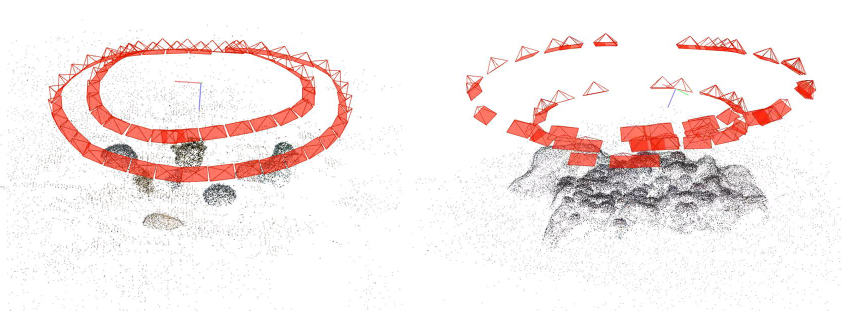
#> input picture imgs/Datasets.jpg, 1683 x 621 px (shown at 1/2 size); its folder holds only this picture in this run
$ python -i simulate_underwater_images.py   (imports and definitions only)
#> lines starting #> are read from the running program, lines starting #| are printed output that depends on the picture
import os
from tqdm import tqdm
import numpy as np
import cv2

def func(img, depth=1, blue_tint=0.2):

    def color_attenuation(img, depth):
        attenuation = np.array([0.9, 0.8 * depth, 0.6 * depth])
        attenuated = img * attenuation
        return np.clip(attenuated, 0, 255).astype(np.uint8)

    def add_particles(image, num_particles=2000, particle_size_range=(1, 8), brightness_range=(200, 255)):
        h, w = image.shape[:2]
        particles_layer = np.zeros((h, w), dtype=np.uint8)
        for _ in range(num_particles):
            x = np.random.randint(0, w)
            y = np.random.randint(0, h)
            size = np.random.randint(particle_size_range[0], particle_size_range[1])
            brightness = np.random.randint(brightness_range[0], brightness_range[1])
            cv2.circle(particles_layer, (x, y), size, brightness, -1)
        particles_layer = cv2.GaussianBlur(particles_layer, (5, 5), 0)
        particles_colored = cv2.merge([particles_layer] * 3)
        particles_overlay = cv2.addWeighted(image, 1.0, particles_colored, 0.2, 0)
        return particles_overlay

    def add_haze(img, intensity=0.8):
        haze = cv2.GaussianBlur(img, (15, 15), 3)
        return cv2.addWeighted(img, 1 - intensity, haze, intensity, 0)

    def create_vignette(image, strength=0.5):
        rows, cols = image.shape[:2]
        kernel_x = cv2.getGaussianKernel(cols, cols)
        kernel_y = cv2.getGaussianKernel(rows, rows)
        kernel = kernel_y * kernel_x.T
        mask = 255 * kernel / np.linalg.norm(kernel)
        vignette = np.copy(image)
        for i in range(3):
            vignette[:,:,i] = vignette[:,:,i] * (1 - strength * (1 - mask / 255))
        return vignette

    img = color_attenuation(img, depth)
    blue_channel = img[:,:,0]
    img[:,:,0] = np.clip(blue_channel + blue_channel * blue_tint, 0, 255).astype(np.uint8)
    img = add_haze(img)
    img = add_particles(img)

    return img


# [12 lines not run here, left out]

>>> import cv2
>>> picture = cv2.imread('imgs/Datasets.jpg')
#> picture is the input picture: shape (621, 1683, 3); mean B, G, R 233.4, 234.7, 245.6
>>> result = func(picture)
#> in color_attenuation, `attenuated = img * attenuation`:
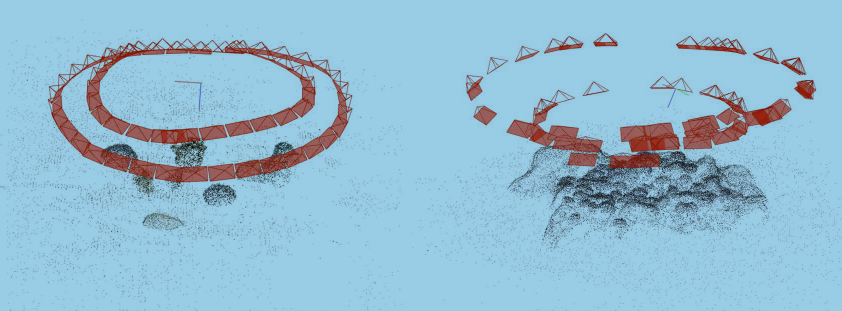
#> attenuated: shape (621, 1683, 3) float64 (shown at 1/2 size); mean B, G, R 210, 187.7, 147.4
#> in func, `blue_channel = img[:,:,0]`:
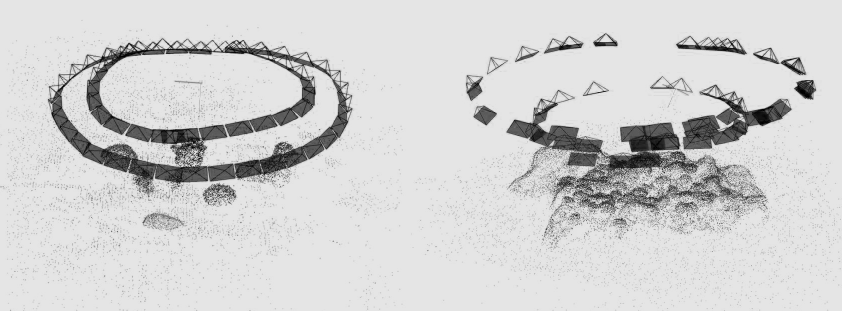
#> blue_channel: shape (621, 1683) (shown at 1/2 size); min 0, max 229, mean 209.5
#> in func, `img[:,:,0] = np.clip(blue_channel + blue_channel * blue_tint, 0, 255)...`:
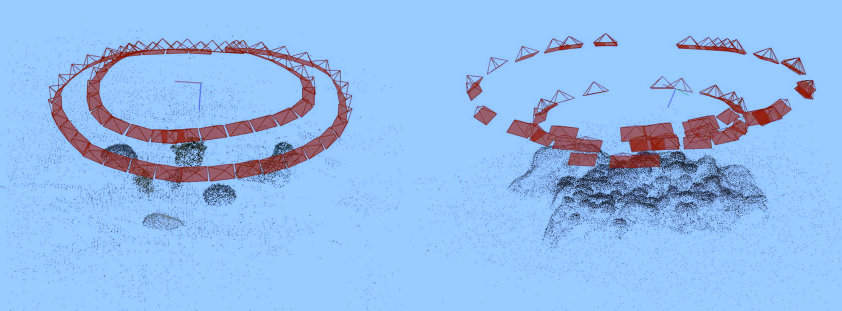
#> img: shape (621, 1683, 3) (shown at 1/2 size); mean of channels 0, 1, 2 236.2, 187.6, 147.2; drawn as B, G, R
#> in add_haze, `haze = cv2.GaussianBlur(img, (15, 15), 3)`:
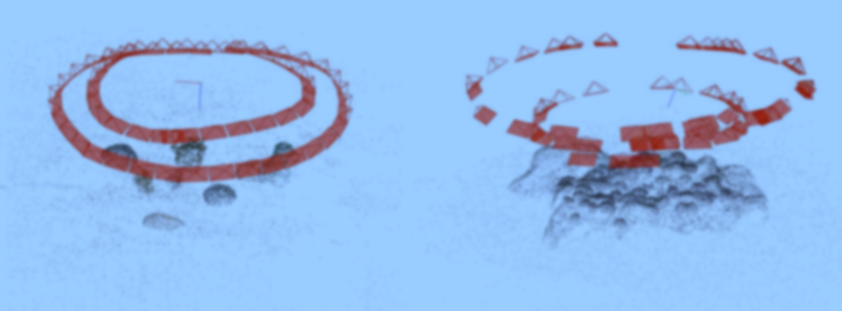
#> haze: shape (621, 1683, 3) (shown at 1/2 size); mean of channels 0, 1, 2 236.2, 187.6, 147.2; drawn as B, G, R
#> after the loop in add_particles, `for _ in range(num_particles):`:
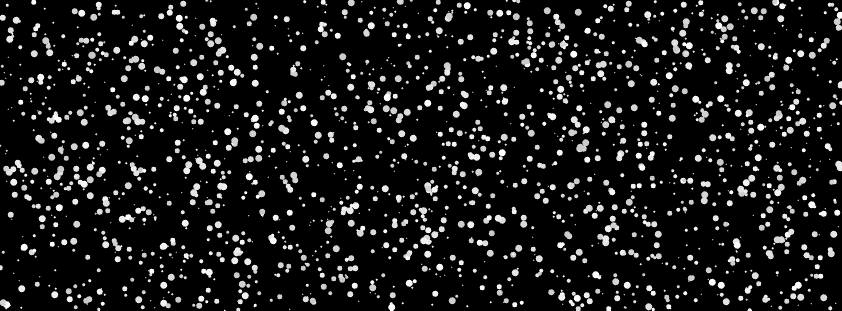
#> particles_layer: shape (621, 1683) (shown at 1/2 size); min 0, max 254, mean 25.4
#> in add_particles, `particles_overlay = cv2.addWeighted(image, 1.0, particles_colored, 0.2..`:
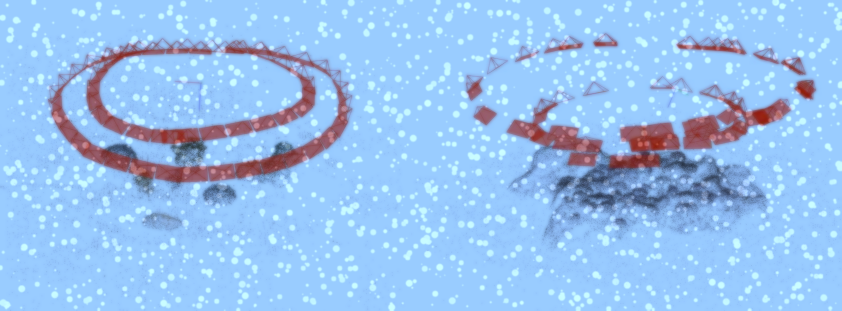
#> particles_overlay: shape (621, 1683, 3) (shown at 1/2 size); mean of channels 0, 1, 2 237.2, 192.7, 152.3; drawn as B, G, R
